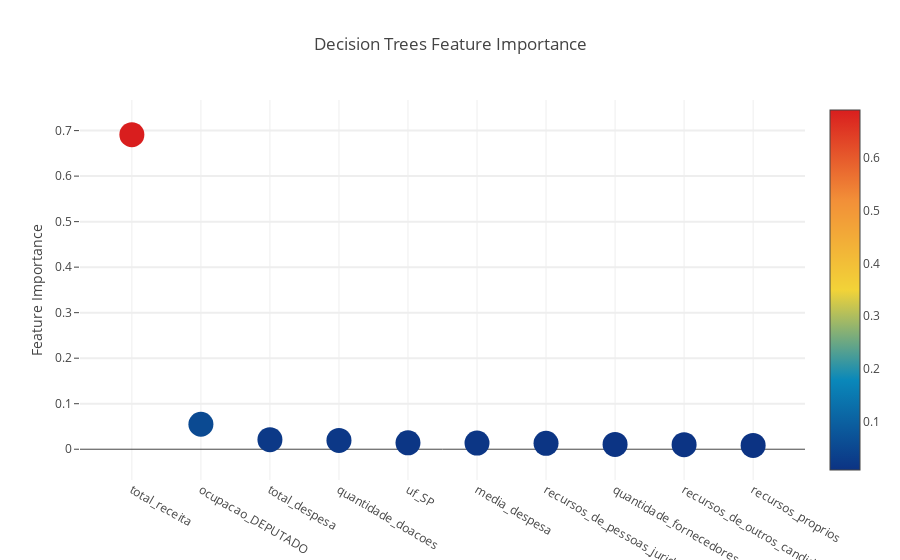
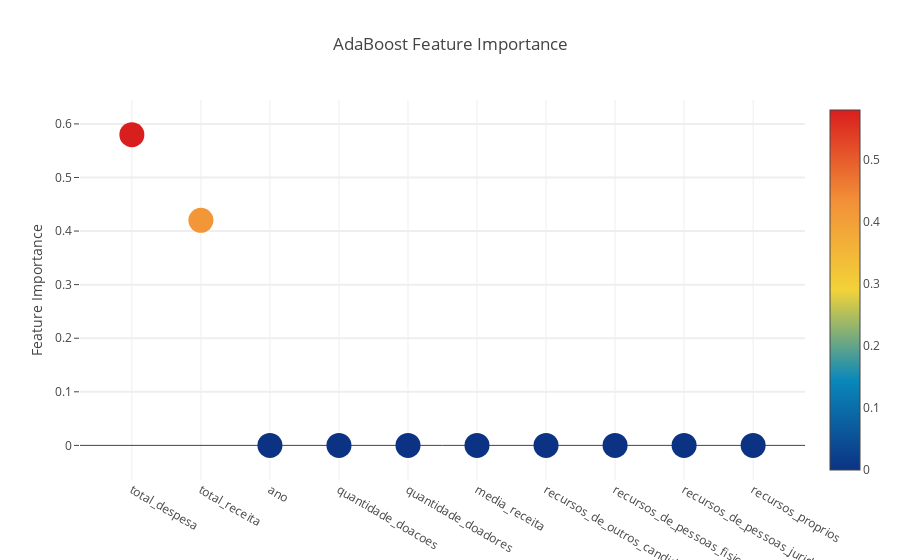
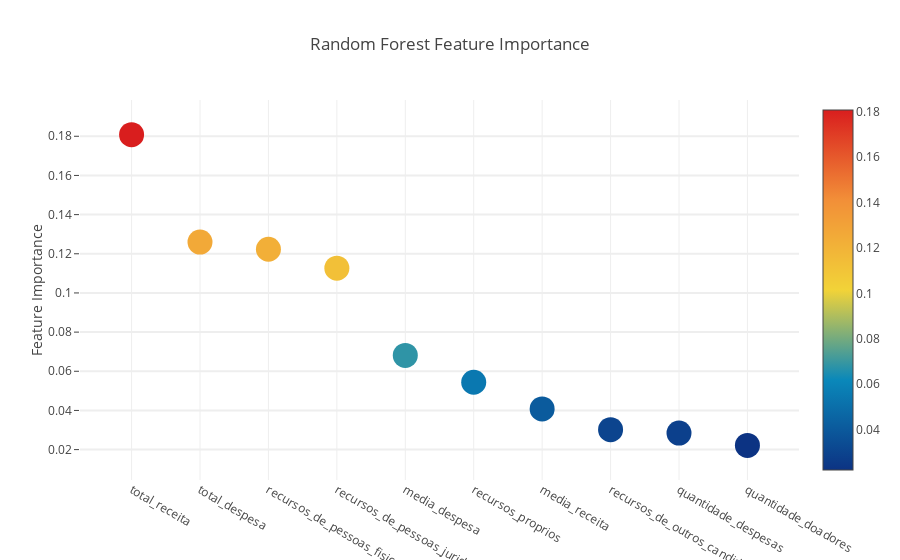
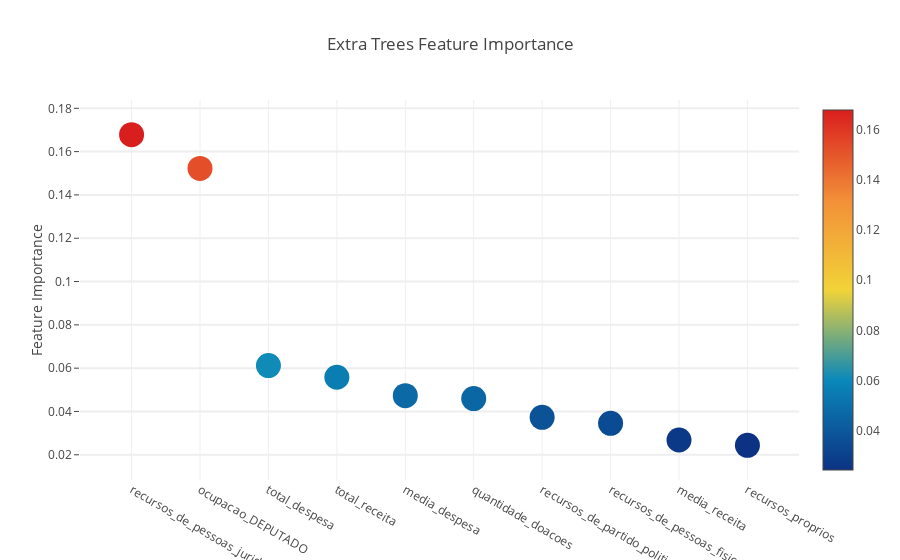

These figures' notebook cell, in order:
### Markdown cell above
#### Decision Tress, AdaBoost, Random Forest Classifier e Extra Trees Classifier

### Code cell
dt_clf = dt.get_clf() 
ad_clf = ad.get_clf() 
rf_clf = rf.get_clf() 
et_clf = et.get_clf() 

models = [(dt_clf, ModelsNames.DT), (ad_clf, ModelsNames.ADA), (rf_clf, ModelsNames.RF), (et_clf, ModelsNames.ET)]

for model, model_name in models:
    plot_feature_importances(model, model_name)

### Figure 1 — Plotly figure (JSON) as saved in the notebook; plotly's stock layout.template omitted (floating-point values rounded to 4 significant figures)
{"data": [{"marker": {"cauto": true, "cmax": 0.6912, "cmin": 0.00846, "color": [0.6912, 0.05482, 0.0209, 0.01936, 0.01397, 0.01353, 0.01302, 0.01047, 0.01002, 0.00846], "colorscale": "Portland", "showscale": true, "size": 25, "sizemode": "diameter", "sizeref": 1}, "mode": "markers", "text": ["total_receita", "ocupacao_DEPUTADO", "total_despesa", "quantidade_doacoes", "uf_SP", "media_despesa", "recursos_de_pessoas_juridicas", "quantidade_fornecedores", "recursos_de_outros_candidatos.comites", "recursos_proprios"], "type": "scatter", "uid": "a2409d97-72a3-4bfb-937a-1ab8cd191080", "x": ["total_receita", "ocupacao_DEPUTADO", "total_despesa", "quantidade_doacoes", "uf_SP", "media_despesa", "recursos_de_pessoas_juridicas", "quantidade_fornecedores", "recursos_de_outros_candidatos.comites", "recursos_proprios"], "y": [0.6912, 0.05482, 0.0209, 0.01936, 0.01397, 0.01353, 0.01302, 0.01047, 0.01002, 0.00846]}], "layout": {"autosize": true, "hovermode": "closest", "showlegend": false, "title": "Decision Trees Feature Importance", "xaxis": {"autorange": true, "range": [-0.6276, 9.628], "type": "category"}, "yaxis": {"autorange": true, "gridwidth": 2, "range": [-0.08544, 0.7851], "ticklen": 5, "title": "Feature Importance", "type": "linear"}}}

### Figure 2 — Plotly figure (JSON) as saved in the notebook; plotly's stock layout.template omitted (floating-point values rounded to 4 significant figures)
{"data": [{"marker": {"cauto": true, "cmax": 0.58, "cmin": 0, "color": [0.58, 0.42, 0, 0, 0, 0, 0, 0, 0, 0], "colorscale": "Portland", "showscale": true, "size": 25, "sizemode": "diameter", "sizeref": 1}, "mode": "markers", "text": ["total_despesa", "total_receita", "ano", "quantidade_doacoes", "quantidade_doadores", "media_receita", "recursos_de_outros_candidatos.comites", "recursos_de_pessoas_fisicas", "recursos_de_pessoas_juridicas", "recursos_proprios"], "type": "scatter", "uid": "f4b23a1c-e451-494d-9b94-f795c58d3a49", "x": ["total_despesa", "total_receita", "ano", "quantidade_doacoes", "quantidade_doadores", "media_receita", "recursos_de_outros_candidatos.comites", "recursos_de_pessoas_fisicas", "recursos_de_pessoas_juridicas", "recursos_proprios"], "y": [0.58, 0.42, 0, 0, 0, 0, 0, 0, 0, 0]}], "layout": {"autosize": true, "hovermode": "closest", "showlegend": false, "title": "AdaBoost Feature Importance", "xaxis": {"autorange": true, "range": [-0.6276, 9.628], "type": "category"}, "yaxis": {"autorange": true, "gridwidth": 2, "range": [-0.07978, 0.6598], "ticklen": 5, "title": "Feature Importance", "type": "linear"}}}

### Figure 3 — Plotly figure (JSON) as saved in the notebook; plotly's stock layout.template omitted (floating-point values rounded to 4 significant figures)
{"data": [{"marker": {"cauto": true, "cmax": 0.1808, "cmin": 0.02216, "color": [0.1808, 0.126, 0.1223, 0.1126, 0.06808, 0.05438, 0.04078, 0.0302, 0.02842, 0.02216], "colorscale": "Portland", "showscale": true, "size": 25, "sizemode": "diameter", "sizeref": 1}, "mode": "markers", "text": ["total_receita", "total_despesa", "recursos_de_pessoas_fisicas", "recursos_de_pessoas_juridicas", "media_despesa", "recursos_proprios", "media_receita", "recursos_de_outros_candidatos.comites", "quantidade_despesas", "quantidade_doadores"], "type": "scatter", "uid": "f08fd9ae-bac0-4177-af5a-50ba9e711313", "x": ["total_receita", "total_despesa", "recursos_de_pessoas_fisicas", "recursos_de_pessoas_juridicas", "media_despesa", "recursos_proprios", "media_receita", "recursos_de_outros_candidatos.comites", "quantidade_despesas", "quantidade_doadores"], "y": [0.1808, 0.126, 0.1223, 0.1126, 0.06808, 0.05438, 0.04078, 0.0302, 0.02842, 0.02216]}], "layout": {"autosize": true, "hovermode": "closest", "showlegend": false, "title": "Random Forest Feature Importance", "xaxis": {"autorange": true, "range": [-0.6283, 9.628], "type": "category"}, "yaxis": {"autorange": true, "gridwidth": 2, "range": [0.0003335, 0.2027], "ticklen": 5, "title": "Feature Importance", "type": "linear"}}}

### Figure 4 — Plotly figure (JSON) as saved in the notebook; plotly's stock layout.template omitted (floating-point values rounded to 4 significant figures)
{"data": [{"marker": {"cauto": true, "cmax": 0.1678, "cmin": 0.02435, "color": [0.1678, 0.1522, 0.0612, 0.05582, 0.04731, 0.04595, 0.03732, 0.03452, 0.02684, 0.02435], "colorscale": "Portland", "showscale": true, "size": 25, "sizemode": "diameter", "sizeref": 1}, "mode": "markers", "text": ["recursos_de_pessoas_juridicas", "ocupacao_DEPUTADO", "total_despesa", "total_receita", "media_despesa", "quantidade_doacoes", "recursos_de_partido_politico", "recursos_de_pessoas_fisicas", "media_receita", "recursos_proprios"], "type": "scatter", "uid": "1127839f-1f4f-481a-86aa-efb12f42124a", "x": ["recursos_de_pessoas_juridicas", "ocupacao_DEPUTADO", "total_despesa", "total_receita", "media_despesa", "quantidade_doacoes", "recursos_de_partido_politico", "recursos_de_pessoas_fisicas", "media_receita", "recursos_proprios"], "y": [0.1678, 0.1522, 0.0612, 0.05582, 0.04731, 0.04595, 0.03732, 0.03452, 0.02684, 0.02435]}], "layout": {"autosize": true, "hovermode": "closest", "showlegend": false, "title": "Extra Trees Feature Importance", "xaxis": {"autorange": true, "range": [-0.6283, 9.628], "type": "category"}, "yaxis": {"autorange": true, "gridwidth": 2, "range": [0.004613, 0.1876], "ticklen": 5, "title": "Feature Importance", "type": "linear"}}}
